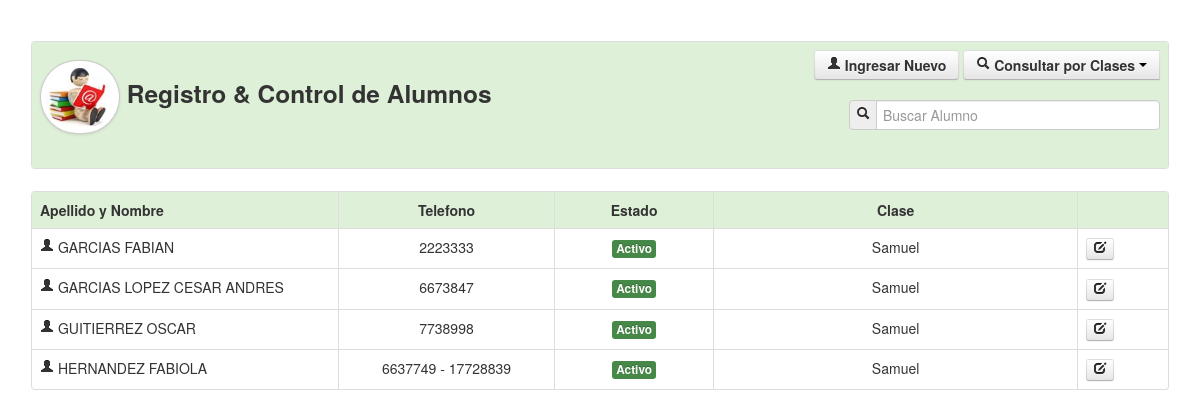
Screenshot of /alumnos.php?cursos=1 (signed in) with the database file from the repository.
### tables this page shows
CREATE TABLE IF NOT EXISTS `alumnos` (
  `id` int(11) NOT NULL AUTO_INCREMENT,
  `nombre` varchar(255) NOT NULL,
  `apellido` varchar(255) NOT NULL,
  `rut` varchar(255) NOT NULL,
  `telefono` varchar(255) NOT NULL,
  `fechan` date NOT NULL,
  `folio` varchar(255) NOT NULL,
  `curso` varchar(255) NOT NULL,
  `estado` varchar(255) NOT NULL,
  `maestro` varchar(255) NOT NULL,
  `pension` varchar(255) NOT NULL,
  `domicilio` varchar(255) NOT NULL,
  `estado_civil` varchar(255) NOT NULL,
  `grado` varchar(255) NOT NULL,
  PRIMARY KEY (`id`)
);

CREATE TABLE IF NOT EXISTS `salones` (
  `id` int(11) NOT NULL AUTO_INCREMENT,
  `nombre` varchar(255) NOT NULL,
  `curso` varchar(255) NOT NULL,
  `estado` varchar(255) NOT NULL,
  PRIMARY KEY (`id`)
);

### Connections/Local.php (called while the page is built, shortened)
<?php
	function limpiar($tags){
		$tags = strip_tags($tags);
		$tags = stripslashes($tags);
		$tags = mysql_real_escape_string($tags);
		return $tags;
	}
?>

### Class/class_alumnos.php (called while the page is built, shortened)
<?php
include_once('Connections/Local.php');
class Consultar_Salones{
	private $fetch;
	function __construct($codigo){
		$this->consulta = mysql_query("SELECT * FROM salones WHERE id='$codigo'");
		$this->fetch = mysql_fetch_array($this->consulta);
	}
	function consultar($campo){
		return $this->fetch[$campo];
	}
}
?>

### alumnos.php (the view, shortened to what this page needs)
<?php
		include_once('Connections/Local.php');
		include_once('Class/funciones.php');
		include_once('Class/class_alumnos.php');
		$maximo=5;
		if(!empty($_GET['pag'])){
			$pag=limpiar($_GET['pag']);
		}else{
			$pag=1;
		}
		$inicio=($pag-1)*$maximo;
?>
<!DOCTYPE html>
<html lang="en">
<head>
    <link href="css/bootstrap.css" rel="stylesheet">
    <link href="css/bootstrap-responsive.css" rel="stylesheet">
    <link href="css/docs.css" rel="stylesheet">
    <link href="js/google-code-prettify/prettify.css" rel="stylesheet">
</head>
<body data-spy="scroll" data-target=".bs-docs-sidebar">
<div align="center">
    <table width="95%" border="0">
      <tr>
        <td>
       	  <table class="table table-bordered">
              <tr class="success">
                <td>
                    <div class="row-fluid">
                      <div class="span6">
                        	<h3><img src="img/icono_alumno.jpg" class="img-circle img-polaroid" width="70" height="65">
                        	Registro & Control de Alumnos</h3>
                      </div>
                      <div class="span6">
                      	<div align="right">
                       	<a href="crear_alumno.php" class="btn">
                            	<strong><i class="icon-user"></i> Ingresar Nuevo</strong>
                        </a>
                        <div class="btn-group">
                            <button class="btn" data-toggle="dropdown">
                            	<i class="icon-search"></i> <strong>Consultar por Clases</strong> <span class="caret"></span>
                            </button>
                        </div>
                        <br><br>
                        <form name="form1" method="post" action="">
                            <div class="input-prepend">
                                <span class="add-on"><i class="icon-search"></i></span>
                                <input name="bus" type="text" placeholder="Buscar Alumno" class="input-xlarge" autocomplete="off">
                            </div>
                        </form>
                        </div>
                      </div>
                    </div>
                </td>
              </tr>
            </table>
        </td>
      </tr>
      <tr>
        <td>
        	<table class="table table-bordered table table-hover">
              <tr class="success">
                <td width="27%"><strong>Apellido y Nombre</strong></td>
                <td width="19%"><center><strong>Telefono</strong></center></td>
                <td width="14%"><center><strong>Estado</strong></center></td>
                <td width="32%"><center><strong>Clase</strong></center></td>
                <td width="8%">&nbsp;</td>
              </tr>
              <?php
			  	if(empty($_GET['cursos'])){
					if(empty($_POST['bus'])){
						$sql="SELECT * FROM alumnos ORDER BY apellido LIMIT $inicio, $maximo";
					}else{
						$bus=limpiar($_POST['bus']);
						$sql="SELECT * FROM alumnos WHERE nombre LIKE '$bus%' or apellido LIKE '$bus%' or rut='$bus' ORDER BY apellido LIMIT $inicio, $maximo";
					}
				}else{
					$bus=limpiar($_GET['cursos']);
					if($bus<>0){
						$sql="SELECT * FROM alumnos WHERE curso='$bus' ORDER BY apellido LIMIT $inicio, $maximo";
					}else{
						$sql="SELECT * FROM alumnos ORDER BY apellido LIMIT $inicio, $maximo";
					}
				}
			  	$can=mysql_query($sql);
				while($dato=mysql_fetch_array($can)){
					$salones = new Consultar_Salones($dato['curso']);
			  ?>
                  <tr>
                    <td><i class="icon-user"></i> <?php echo trim($dato['apellido']).' '.trim($dato['nombre']); ?></td>
                    <td><center><?php echo $dato['telefono']; ?></center></td>
                    <td>
                    	<center>
                        <a href="alumnos.php?estado=<?php echo $dato['id']; ?>" title="Cambiar Estado">
							<?php echo estado($dato['estado']); ?>
                        </a>
                        </center>
                    </td>
                    <td><center><?php echo $salones->consultar('nombre'); ?></center></td>
                    <td>
                    	<a href="crear_alumno.php?doc=<?php echo $dato['rut']; ?>" class="btn btn-mini" title="Actualizar Informacion">
                    		<i class="icon-edit"></i>
                        </a>
                    </td>
                  </tr>
              <?php } ?>
            </table>
        </td>
      </tr>
    </table>
</div>
</body>
</html>

### Class/funciones.php (shortened to what this page needs)
<?php
	function estado($estado){
		if($estado=='s'){
			return '<span class="label label-success">Activo</span>';
		}else{
			return '<span class="label label-important">No Activo</span>';
		}
	}
?>

### css/docs.css (style rules this page uses)
body { position: relative; padding-top: 40px; }

### rows the page displays
alumnos: apellido "GARCIAS", nombre "FABIAN", telefono "2223333", estado "Activo", salones.nombre "Samuel"
alumnos: apellido "GARCIAS LOPEZ", nombre "CESAR ANDRES", telefono "6673847", estado "Activo", salones.nombre "Samuel"
alumnos: apellido "GUITIERREZ", nombre "OSCAR", telefono "7738998", estado "Activo", salones.nombre "Samuel"
alumnos: apellido "HERNANDEZ", nombre "FABIOLA", telefono "6637749 - 17728839", estado "Activo", salones.nombre "Samuel"
